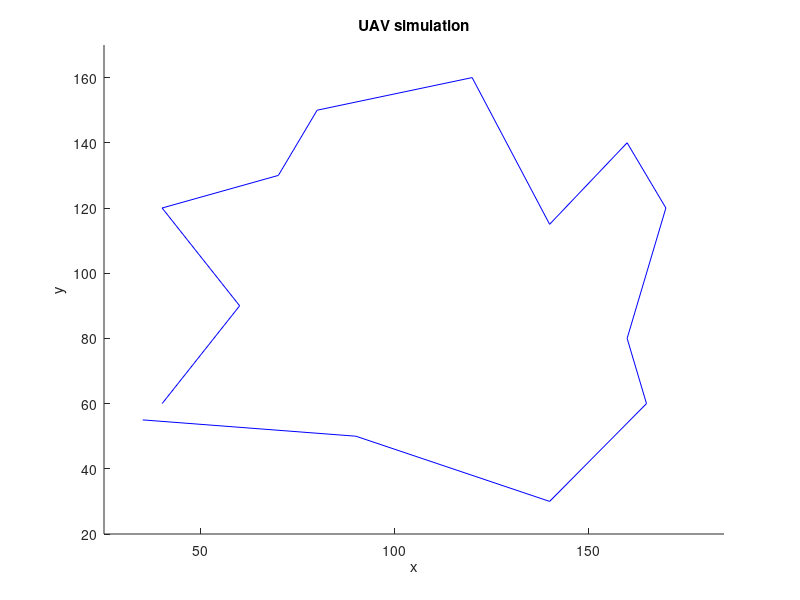

The MATLAB script that drew this image: (Note: this script raises an error after producing the figure.)
function fWpp;
%clear
%%
xlimit=1.2;       %maximum turning rate
kpath=0.7;      %kpath value
%korbit=1.2;     %korbit value
tspan=[0,0.1];  %ode45 function time span
v0=0;           %initial velocity
x0=0;           %initial x course angle
xdot0=0;        %initial x rate
figSize = [25,185,20,170];

%%
p=[40,60;  % waypoint position
   60,90;
   40,120;
   70,130;
   80,150;
   120,160;
   140,115;
   160,140;
   170,120;
   160,80;
   165,60;
   140,30;
   90,50;
   35,55];
[nw,mw]=size(p)  % nw represent the number of waypoint

[nvec,rho]=followW(p,nw) %calculate n for each waypoint

xq=[];  % preparing for xq

for i=1:nw-1,
    xq=[xq;atan2((p(i+1,1)-p(i,1)),(p(i+1,2)-p(i,2)))];  % Calculating xq for each for each waypoint
end


xc= straight_line_following(p(1,:),xq(1),p(1,:),x0,kpath,xlimit);  % calculatingt the first course angle reference

figure(1)
axis(figSize);
title('UAV simulation');
xlabel('x');
ylabel('y');
hold on,

for i=1:nw-1
plot([p(i,1);p(i+1,1)],[p(i,2);p(i+1,2)],'b');  %draw the line connecting waypoints
hold on,
end

hold on,

[t,v]=ode45(@(t,v) twoduav(t,v,xc),tspan,[p(1,1),p(1,2),v0,x0,xdot0]);  % execute the position,course angle according to guidance rule
X=v(:,1); 
Y=v(:,2);
plot(X,Y,'r','linewidth',2); % plot the roule 
[n,m]=size(v)

for i=1:nw-2,
    while H(v(n,:),p(i+1,:),nvec(i+1,:))<1,
        xc= straight_line_following(p(i,:),xq(i),v(n,1:2),v(n,4),kpath,xlimit);
        [t,v]=ode45(@(t,v) twoduav(t,v,xc),tspan,v(n,:));
        X=v(:,1);
        Y=v(:,2);
        plot(X,Y,'r','linewidth',2);
        hold on,
        pause(0.1);
        
        [n,m]=size(v)
        display(v(n,:));
    end
end
%%
    while norm([v(n,1)-p(nw,1),v(n,2)-p(nw,2)])>0.6,
        xc= straight_line_following(p(nw-1,:),xq(nw-1),v(n,1:2),v(n,4),kpath,xlimit);
        [t,v]=ode45(@(t,v) twoduav(t,v,xc),[0,0.2],v(n,:));
        X=v(:,1);
        Y=v(:,2);
        plot(X,Y,'r','linewidth',2);
        hold on,
        pause(0.1);
        
        [n,m]=size(v)
        display(v(n,:));
    end
%%

%%
function xc = straight_line_following(r,xq,p,x,kpath,xlimit);
    while xq - x < (-pi),
        xq = xq + 2*pi;
    end
    while xq - x > pi,
        xq = xq - 2*pi;
    end
    epy=-(p(2)-r(2))*sin(xq)+(p(1)-r(1))*cos(xq);
    xc=xq-xlimit * (2/pi) * atan(kpath * epy);

%%
function d = twoduav(t,v,xc)
syms dotbx bx bva vac;

d = zeros(5,1);
dotbx=15;
bx=90;
bva=1;
vac=20;

d(1)=v(3)*sin(v(4));
d(2)=v(3)*cos(v(4));
d(3)=bva*(vac-v(3));
d(4)=v(5);
d(5)=-dotbx*v(5)+bx*(xc-v(4));
%%

function [n,rho]=followW(w,N)
n=[0,0];
rho=[0];
for i=2:N-1,
    q_i_1=  (w(i,:)-w(i-1,:))/norm(w(i,:)-w(i-1,:));
    q_i=    (w(i+1,:)-w(i,:))/norm(w(i+1,:)-w(i,:));
    nv=(q_i_1+q_i)/norm(q_i_1+q_i);
    n=[n;nv];
    rhov=acos(dot(-transpose(q_i_1),q_i));
    rho=[rho;rhov];
end
n=[n;0,0];
rho=[rho;0];
%%

%%
function xc = followOrbit(c,R,lambda,p,x,korbit)

d = norm([p(1)-c(1),p(2)-c(2)]);
psi = atan2(p(1)-c(1),p(2)-c(2));
while psi - x < -pi,
    psi = psi + 2*pi;
end
while psi -x > pi,
    psi = psi - 2*pi;
end

xc = psi + lambda*((pi/2)+atan(korbit*((d - R)/R)));


%%
function circle(x,y,r)
%x and y are the coordinates of the center of the circle
%r is the radius of the circle
%0.01 is the angle step, bigger values will draw the circle faster but
%you might notice imperfections (not very smooth)
ang=0:0.01:2*pi; 
xp=r*cos(ang);
yp=r*sin(ang);
plot(x+xp,y+yp);
hold on,

%%

%%

function hflag=H(v,p,n)
    hflag = 0;
    if (v(1)*n(1)+v(2)*n(2))>=(p(1)*n(1)+p(2)*n(2)),
        hflag = 1;
    end
 %%